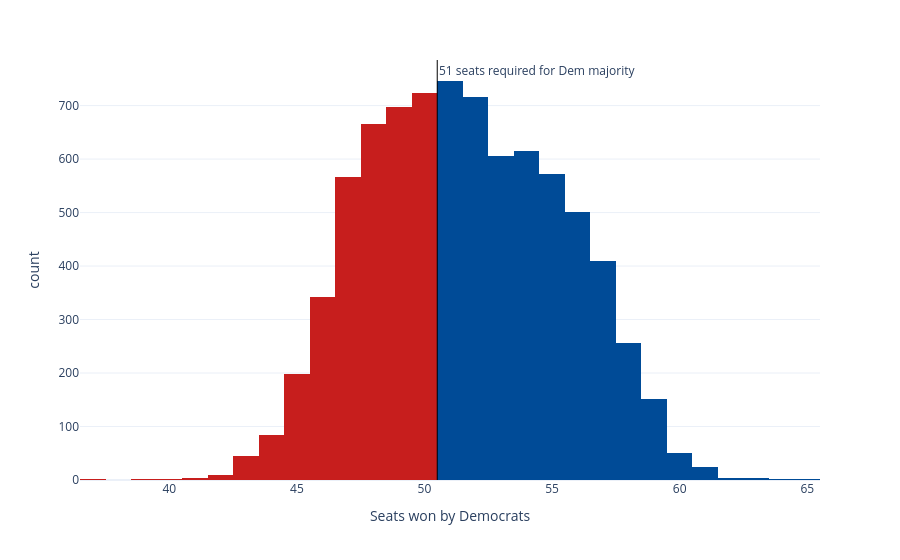

This figure's notebook cell:
### Code cell
sims_hist = px.histogram(seat_sims, x='seats', nbins=np.unique(seat_sims['seats']).shape[0]*2, color='winner',
                         color_discrete_map={'Democrats': '#004b97', 'Republicans': '#c71e1d'},
                         labels={'seats':'Seats won by Democrats', 'winner': 'Winner'}, template='plotly_white')
sims_hist.update_traces(showlegend=False)
sims_hist.add_vline(x=50.5, line_width=1, line_color='black', annotation_text='51 seats required for Dem majority', 
                    annotation_position='top right')
sims_hist

### Figure 1 — Plotly figure (JSON) as saved in the notebook; plotly's stock layout.template omitted (floating-point values rounded to 4 significant figures; data arrays with more than 128 entries replaced by an {"elided": "..."} marker saying what was removed)
{"data": [{"bingroup": "x", "hovertemplate": "Winner=Democrats<br>Seats won by Democrats=%{x}<br>count=%{y}<extra></extra>", "legendgroup": "Democrats", "marker": {"color": "#004b97", "pattern": {"shape": ""}}, "name": "Democrats", "nbinsx": 56, "orientation": "v", "showlegend": false, "type": "histogram", "x": {"elided": "4660 int values"}, "xaxis": "x", "yaxis": "y"}, {"bingroup": "x", "hovertemplate": "Winner=Republicans<br>Seats won by Democrats=%{x}<br>count=%{y}<extra></extra>", "legendgroup": "Republicans", "marker": {"color": "#c71e1d", "pattern": {"shape": ""}}, "name": "Republicans", "nbinsx": 56, "orientation": "v", "showlegend": false, "type": "histogram", "x": {"elided": "3340 int values"}, "xaxis": "x", "yaxis": "y"}], "layout": {"annotations": [{"showarrow": false, "text": "51 seats required for Dem majority", "x": 50.5, "xanchor": "left", "xref": "x", "y": 1, "yanchor": "top", "yref": "y domain"}], "barmode": "relative", "legend": {"title": {"text": "Winner"}, "tracegroupgap": 0}, "margin": {"t": 60}, "shapes": [{"line": {"color": "black", "width": 1}, "type": "line", "x0": 50.5, "x1": 50.5, "xref": "x", "y0": 0, "y1": 1, "yref": "y domain"}], "xaxis": {"anchor": "y", "domain": [0, 1], "title": {"text": "Seats won by Democrats"}}, "yaxis": {"anchor": "x", "domain": [0, 1], "title": {"text": "count"}}}}
